Frame 1 (no input): blank canvas, image omitted
Frame 60 (the mouse pressed at the canvas centre just before this capture): blank canvas, image omitted
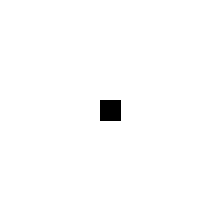
Frame 120 (the mouse held since frame 60 and released just before this capture)

The Processing sketch whose frames 1 and 60 were blank and that drew this single picture after the mouse press (run headless with seeded random() and noise(); from frame 60 on, the mouse is pressed at the canvas centre):

// Processing sketch: sketch_12_3
// ── sketch_12_3.pde
void setup(){
  size(200,200);
  background(255,255,255);
}

void draw(){
  if(mousePressed){
    fill(0);
    stroke(0);
    rect(mouseX,mouseY,20,20);
  }
}
